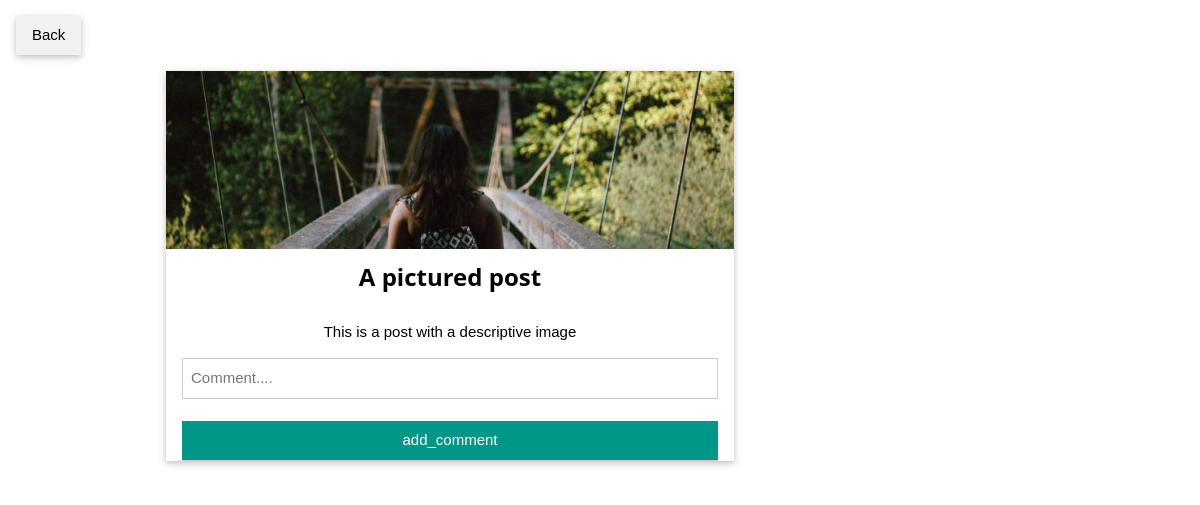
Before: /show_comments.php?id=22 (signed in) with the older database file.
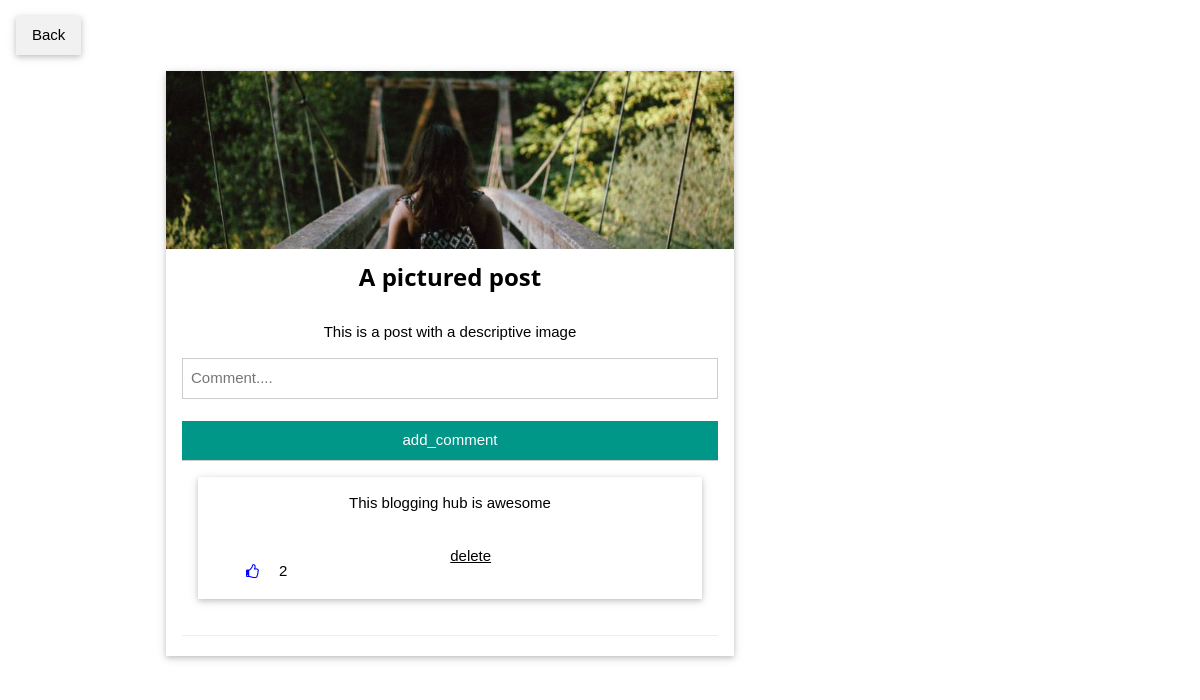
After: the same page with the newer database file.
### tables this page shows
CREATE TABLE `posts` (
  `id` int(11) NOT NULL AUTO_INCREMENT,
  `title` varchar(20) DEFAULT NULL,
  `msg` text NOT NULL,
  `likes` int(11) DEFAULT 0,
  `tags` text DEFAULT NULL,
  `userid` int(11) DEFAULT NULL,
  `date_posted` datetime DEFAULT current_timestamp(),
  PRIMARY KEY (`id`),
  KEY `userid` (`userid`),
  CONSTRAINT `posts_ibfk_1` FOREIGN KEY (`userid`) REFERENCES `users` (`id`)
);

CREATE TABLE `comments` (
  `id` int(11) NOT NULL AUTO_INCREMENT,
  `msg` text NOT NULL,
  `likes` int(11) DEFAULT 0,
  `postid` int(11) DEFAULT NULL,
  `userid` int(11) DEFAULT NULL,
  `date_posted` datetime DEFAULT current_timestamp(),
  PRIMARY KEY (`id`),
  KEY `userid` (`userid`),
  KEY `postid` (`postid`),
  CONSTRAINT `comments_ibfk_1` FOREIGN KEY (`userid`) REFERENCES `users` (`id`),
  CONSTRAINT `comments_ibfk_2` FOREIGN KEY (`postid`) REFERENCES `posts` (`id`)
);

### uploads.php (called while the page is built, shortened)
<?php
function strip_extension($filename)
{
  $ext_index = strrpos($filename, '.');
  $name = substr($filename, 0, $ext_index);
  return $name;
}
function get_image($postid)
{
  if ($handle = opendir(__DIR__ . '/images'))
  {
    while (false !== ($filename = readdir($handle)))
    {
      if ($postid === strip_extension($filename)) {
        return $filename;
      }
    }
  }
}

### app.php (called while the page is built, shortened)
<?php
function get_comments($post_id, $conn): array
{
    $sql = "SELECT `id`, `msg`, `likes`, `userid` FROM `comments` WHERE `postid` = '$post_id'";
    $data  = $conn -> query($sql);
    $comments = $data -> fetch_all(MYSQLI_ASSOC);
    return $comments;
}

### show_comments.php (the view, shortened to what this page needs)
<?php
require_once "db_connect/connect.php";
require_once "app.php";
require_once "uploads.php";
$postid = $_GET['id'];
$userid = $_SESSION['userid'];
$post_query = "SELECT `title`, `msg`, `likes` FROM `posts` WHERE `id` = '$postid' ";
$post_content = $conn -> query($post_query);
if ($post_content) {
    $post = $post_content -> fetch_assoc();
} else {
    echo "An unexpected error occurred : " . $conn->error;
}
$comments = get_comments($postid, $conn);
?>
<!DOCTYPE html>
<html lang='en'>
<head>
  <link rel="stylesheet" type="text/css" href="static/w3.css" >
  <link rel="stylesheet" href="https://cdnjs.cloudflare.com/ajax/libs/font-awesome/4.7.0/css/font-awesome.min.css">
</head>
<body>
  <div class="w3-container">
    <a href="index.php" class='w3-btn w3-card w3-light-grey'>Back</a>
  </div>
  <div class="w3-content" style="max-width:900px">
    <div class="w3-row">
      <div class="w3-col l8 s12 w3-center">
        <div class="w3-card w3-margin w3-white">
          <?php if (get_image($postid)): ?>
            <img src="<?= 'images/' . get_image($postid) ?>" alt="Nature" style="width:100%">
          <?php endif ?>
          <div class="w3-container">
            <h3><b><?= $post['title'] ?? "" ?></b></h3>
          </div>
          <div class="w3-container">
            <p><?= $post['msg']; ?></p>
          </div>
          <div class="w3-container">
            <form method="POST" action="add_comment.php">
              <input type="text" class="w3-input w3-border" name='comment' placeholder='Comment....' required >
              <br />
              <input type="submit" name="Add" value="add_comment" class="w3-input w3-teal" />
            </form>
            <?php if ($comments) : ?>
            <?php foreach($comments as $comment) : ?>
              <div class="w3-row">
                <div class="w3-card w3-margin w3-white">
                  <div class="w3-container">
                    <p><?= $comment['msg'] ?? "No comments yet"; ?></p>
                    <div class="w3-row">
                      <p>
                        <form action="like.php" method="POST">
                          <span class="w3-padding w3-left">
                            <button type="submit" class="w3-btn">
                              <i style="color: blue" class="fa fa-thumbs-o-up" aria-hidden="true"></i>
                            </button>
                            <span> <?= $comment['likes'] ?? ""; ?></span>
                          </span>
                        </form>
                        <?php if ($userid === $comment['userid']): ?>
                          <span><a class="w3-link" href="delete_comment.php?comment_id=<?= $comment['id']; ?>">delete</a></span>
                        <?php endif ?>
                        <span class="w3-padding-large w3-right"><?= $comment['date_posted'] ?? ""; ?></span>
                      </p>
                    </div>
                  </div>
                </div>
              </div>
              <hr />
            <?php endforeach ?>
            <?php endif ?>
          </div>
        </div>
      </div>
    </div>
  </div>
</body>
</html>

### static/w3.css (style rules this page uses)
html { box-sizing:border-box }
*,*:before,*:after { box-sizing:inherit }
html { -ms-text-size-adjust:100%;-webkit-text-size-adjust:100% }
body { margin:0 }
a { background-color:transparent }
b,strong { font-weight:bolder }
img { border-style:none }
hr { box-sizing:content-box;height:0;overflow:visible }
button,input,select,textarea,optgroup { font:inherit;margin:0 }
button,input { overflow:visible }
button,select { text-transform:none }
button,[type=button],[type=reset],[type=submit] { -webkit-appearance:button }
html,body { font-family:Verdana,sans-serif;font-size:15px;line-height:1.5 }
html { overflow-x:hidden }
h3 { font-size:24px }
h1,h2,h3,h4,h5,h6 { font-family:"Segoe UI",Arial,sans-serif;font-weight:400;margin:10px 0 }
hr { border:0;border-top:1px solid #eee;margin:20px 0 }
img { vertical-align:middle }
a { color:inherit }
.w3-btn,.w3-button { border:none;display:inline-block;padding:8px 16px;vertical-align:middle;overflow:hidden;text-decoration:none;color:inherit;background-color:inherit;text-align:center;cursor:pointer;white-space:nowrap }
.w3-btn,.w3-button { -webkit-touch-callout:none;-webkit-user-select:none;-khtml-user-select:none;-moz-user-select:none;-ms-user-select:none;user-select:none }
.w3-input { padding:8px;display:block;border:none;border-bottom:1px solid #ccc;width:100% }
.w3-container:after,.w3-container:before,.w3-panel:after,.w3-panel:before,.w3-row:after,.w3-row:before,.w3-row-padding:after,.w3-row-padding:before, .w3-cell-row:before,.w3-cell-row:after,.w3-clear:after,.w3-clear:before,.w3-bar:before,.w3-bar:after { content:"";display:table;clear:both }
.w3-col,.w3-half,.w3-third,.w3-twothird,.w3-threequarter,.w3-quarter { float:left;width:100% }
.w3-col.s12 { width:99.99999% }
@media (min-width:993px) { .w3-col.l8 { width:66.66666% } }
.w3-content,.w3-auto { margin-left:auto;margin-right:auto }
.w3-content { max-width:980px }
.w3-container,.w3-panel { padding:0.01em 16px }
.w3-card,.w3-card-2 { box-shadow:0 2px 5px 0 rgba(0,0,0,0.16),0 2px 10px 0 rgba(0,0,0,0.12) }
.w3-center { text-align:center!important }
.w3-border { border:1px solid #ccc!important }
.w3-margin { margin:16px!important }
.w3-padding { padding:8px 16px!important }
.w3-padding-large { padding:12px 24px!important }
.w3-left { float:left!important }
.w3-right { float:right!important }
.w3-teal,.w3-hover-teal:hover { color:#fff!important;background-color:#009688!important }
.w3-white,.w3-hover-white:hover { color:#000!important;background-color:#fff!important }
.w3-light-grey,.w3-hover-light-grey:hover,.w3-light-gray,.w3-hover-light-gray:hover { color:#000!important;background-color:#f1f1f1!important }

Changed rows visible on the page:
added comments: msg "This blogging hub is awesome", likes "2"
